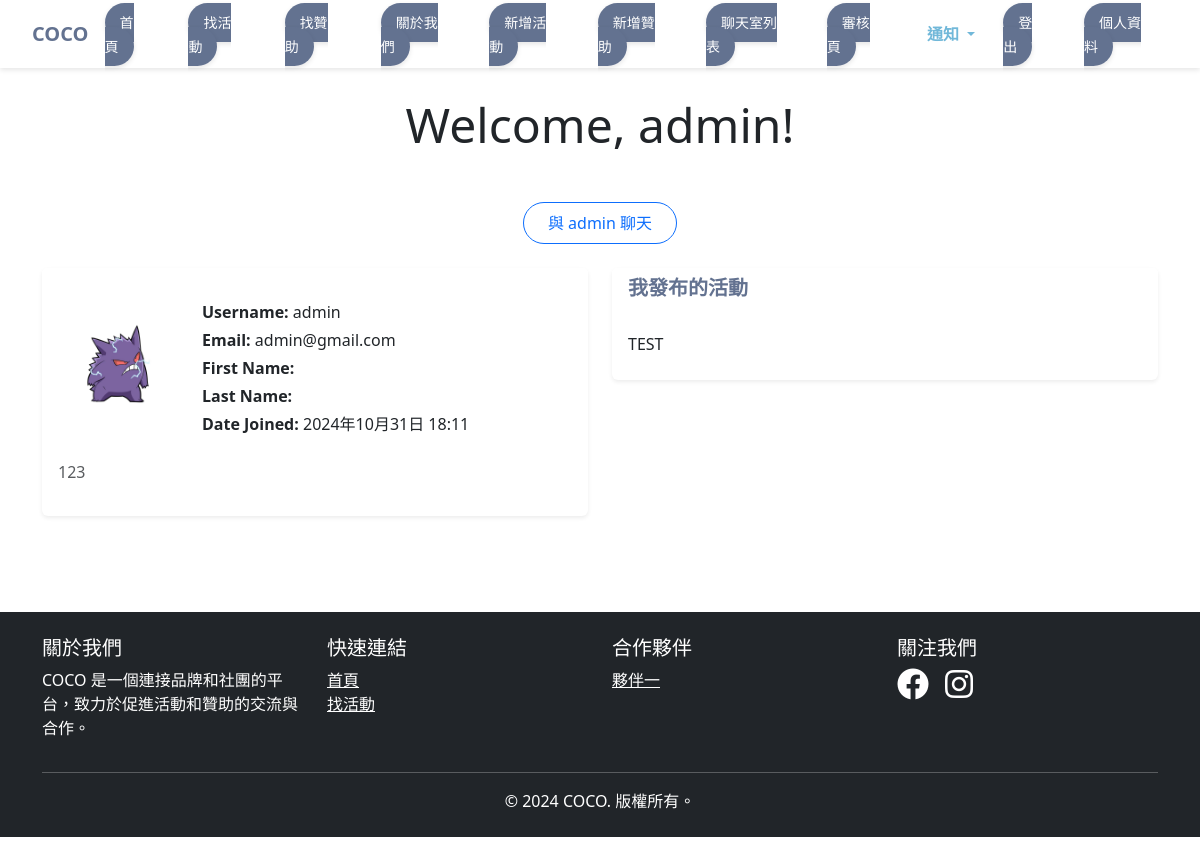
Before: /user/1/ with the older database file.
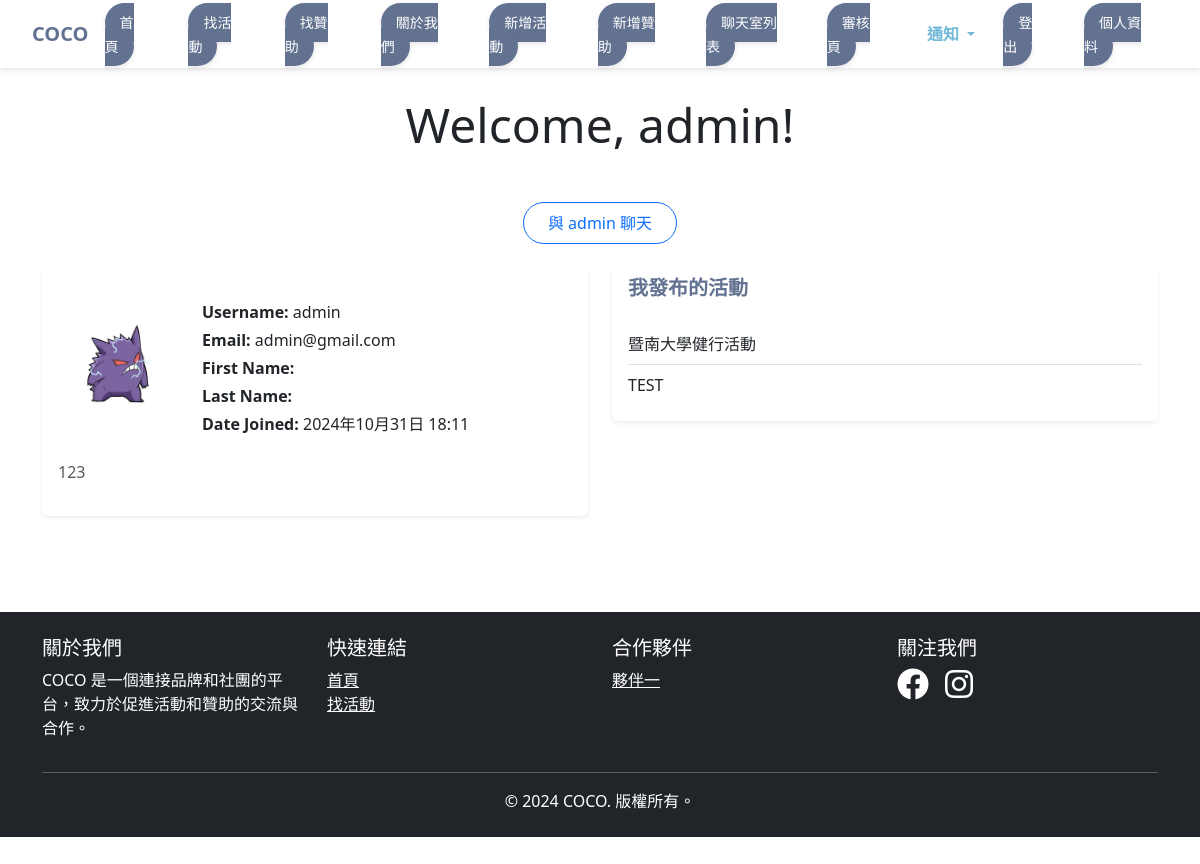
After: the same page with the newer database file.
### events/models.py (models this page shows, shortened)
class Activitynew(models.Model):
    title = models.CharField(max_length=200)           # 活動名稱
    description = models.TextField()                   # 活動描述
    max_participants = models.IntegerField(null=True, blank=True)   #參與人數上限
    current_participants = models.IntegerField(null=True, blank=True)   #目前報名人數
    location = models.CharField(max_length=255, verbose_name="活動地點")
    latitude = models.FloatField(null=True, blank=True, verbose_name="緯度")
    longitude = models.FloatField(null=True, blank=True, verbose_name="經度")
    date = models.DateField()                          # 活動日期
    registration_deadline = models.DateField(null=True, blank=True) #活動截止日期
    image = models.ImageField(upload_to='activitynew_images/', blank=True, null=True)  # 活動圖片
    is_favorited = models.BooleanField(default=False)  # 收藏狀態
    check_status = models.BooleanField(default=False) # 審核狀態
    is_active = models.BooleanField(default=True)
    organizer = models.ForeignKey(
        settings.AUTH_USER_MODEL,
        on_delete=models.CASCADE,
        related_name='organized_activities',
        null=True,
        blank=True
    )

### events/views.py (the view)
# urls.py: path('user/<int:user_id>/', views.user_profile, name='user_profile'),
def user_profile(request, user_id):
    User = get_user_model()
    user = get_object_or_404(User, id=user_id)
    user_extend = UserProfile.objects.get(user=user)
    user_activities = Activitynew.objects.filter(organizer=user)
    db = firestore.client()
    chat_id = get_or_create_chat(request.user.username, user.username)
    context = {
        'user': user,
        'user_extend': user_extend,
        'user_activities': user_activities,
        'chat_id': chat_id
    }
    return render(request, 'events/user_profile.html', context)

### events/context_processors.py (called while the page is built, shortened)
def notifications(request):
    return {}

### events/views.py (called while the page is built)
def get_or_create_chat(user1, user2):
    db = firestore.client()
    chats_ref = db.collection('chatrooms')
    query = chats_ref.where('members', 'array_contains', user1).get()
    for chat in query:
        if user2 in chat.to_dict()['members']:
            return chat.id
    new_chat_ref = chats_ref.document()
    new_chat_ref.set({
        'members': [user1, user2],
        'createtime': firestore.SERVER_TIMESTAMP
    })
    return new_chat_ref.id

### events/templates/events/user_profile.html
{% extends 'base.html' %}
{% load django_bootstrap5 %}
{% load static %}
{% block content %}
<div class="container py-5">
    <div class="text-center mb-5">
        <h1 class="display-5">Welcome, {{ user.username }}!</h1>
    </div>
    {% if user.id != request.user.id %}
    <div class="d-flex justify-content-center mb-4">
        <a href="{% url 'chatroom' chat_id=chat_id %}" class="btn btn-outline-primary rounded-pill px-4 py-2">
            與 {{ user.username }} 聊天
        </a>
    </div>
    {% endif %}
    <div class="row gy-4">
        <div class="col-lg-6">
            <div class="card border-0 shadow-sm">
                <div class="card-header bg-white border-0">
                </div>
                <div class="card-body">
                    <div class="d-flex align-items-center mb-4">
                        <div class="me-4">
                            {% if user_extend.photo %}
                            <img src="{{ user_extend.photo.url }}" alt="{{ user_extend.user }}" class="img-fluid rounded-circle" style="width: 120px; height: 120px; object-fit: cover;">
                            {% else %}
                            <img src="{% static 'default.jpg' %}" alt="Default Profile Picture" class="img-fluid rounded-circle" style="width: 120px; height: 120px; object-fit: cover;">
                            {% endif %}
                        </div>
                        <div>
                            <p class="mb-1"><strong>Username:</strong> {{ user.username }}</p>
                            <p class="mb-1"><strong>Email:</strong> {{ user.email }}</p>
                            <p class="mb-1"><strong>First Name:</strong> {{ user.first_name }}</p>
                            <p class="mb-1"><strong>Last Name:</strong> {{ user.last_name }}</p>
                            <p class="mb-0"><strong>Date Joined:</strong> {{ user.date_joined }}</p>
                        </div>
                    </div>
                    <p class="text-muted"><strong></strong> {{ user_extend.description }}</p>
                </div>
            </div>
        </div>
        <div class="col-lg-6">
            <div class="card border-0 shadow-sm">
                <div class="card-header bg-white border-0">
                    <h5 class="mb-0 fw-bold" style="color: #637290;">我發布的活動</h5>
                </div>
                <div class="card-body">
                    {% if user_activities %}
                    <ul class="list-group list-group-flush">
                        {% for activity in user_activities %}
                        {% if activity.check_status %}
                        <li class="list-group-item px-0">
                            <a href="{% url 'activity_detail' activity.id %}" class="text-decoration-none text-dark">
                                {{ activity.title }}
                            </a>
                        </li>
                        {% endif %}
                        {% endfor %}
                    </ul>
                    {% else %}
                    <p class="text-muted mb-0">你還沒有發布任何活動。</p>
                    {% endif %}
                </div>
            </div>
        </div>
    </div>
</div>
{% endblock %}

Changed rows visible on the page:
now on this page (row edited): Activitynew: title "暨南大學健行活動"
